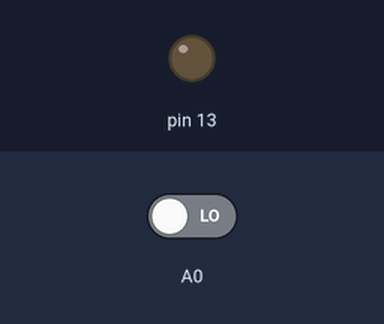
This sketch was run on a simulated Arduino Uno, built with avr-gcc and run on an emulated ATmega328P. Shown: output pins drawn as LEDs (lit = HIGH). The test bench sets the inputs (shaded band); at power-on: A0 LOW.

Above: at 1.2 s.
1.3 s: A0 driven HIGH
At 1.6 s:
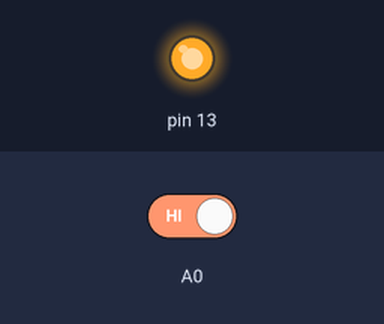
2.8 s: A0 driven LOW
At 3.9 s:
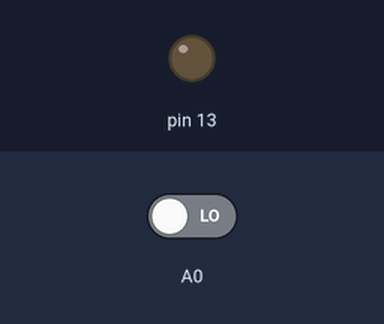
Timing chart, 0 to 5.8 s (numbered marks = the images above; inputs shaded):
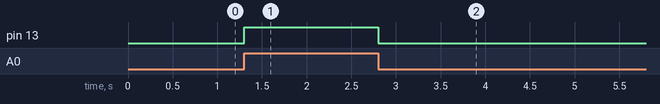

Measured:
- after the input at 1.3 s, pin 13: LOW → HIGH at once
- after the input at 2.8 s, pin 13: HIGH → LOW at once

The sketch:

drone_car.ino
```cpp
void setup() {
  // put your setup code here, to run once:
  pinMode(A0, INPUT);
  pinMode(13, OUTPUT);
  Serial.begin(9600);
}

void loop() {
  // put your main code here, to run repeatedly:
  delay(100);
  //Serial.println(digitalRead(A0));
  digitalWrite(13, digitalRead(A0));

}
```
